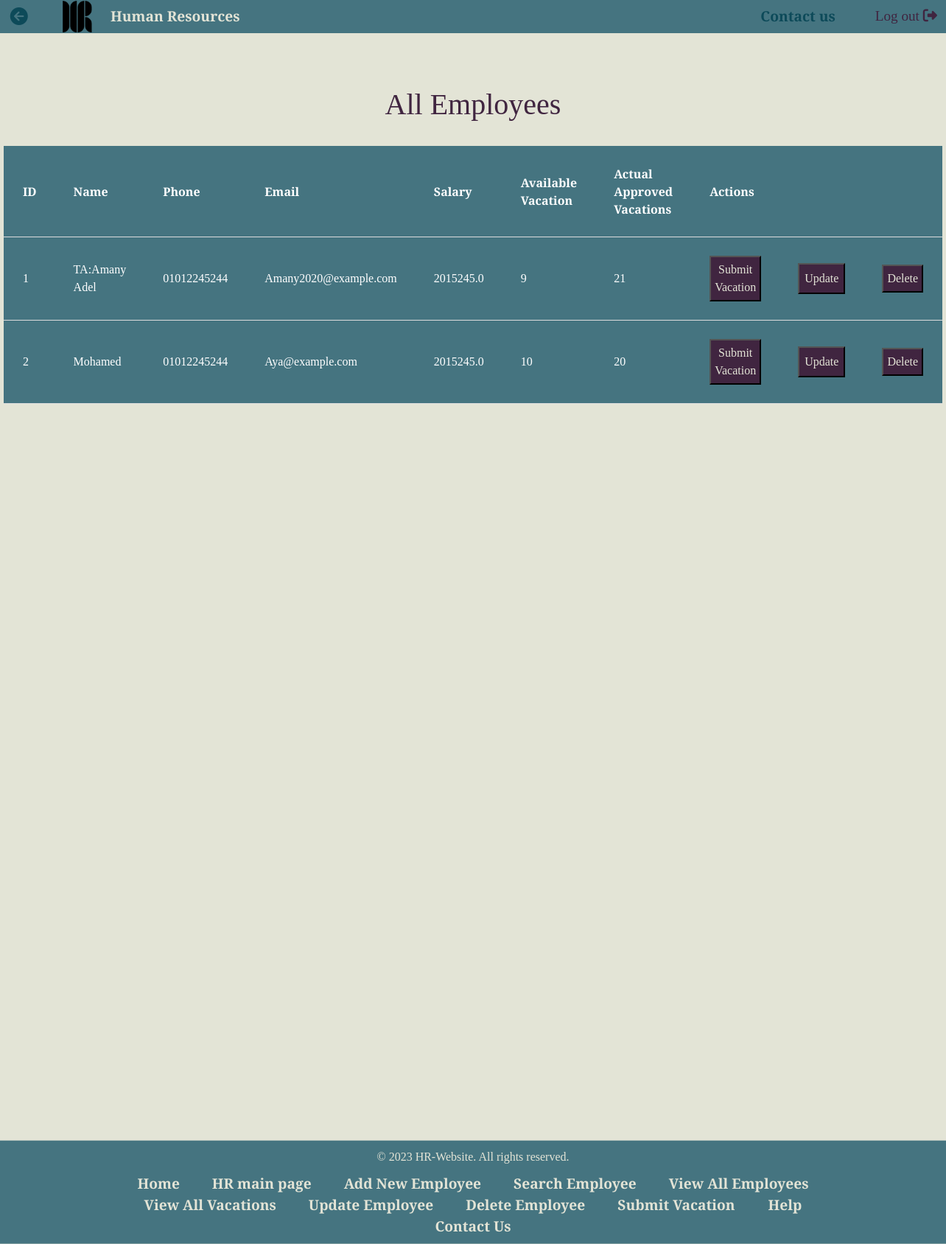
The page /AllEmployees on the database its author committed.
### members/models.py (models this page shows)
class user (models.Model):
    name = models.CharField(max_length=255)
    id = models.IntegerField().primary_key
    phone_number = models.CharField(max_length=255)
    e_mail = models.CharField(max_length=255)
    gender = models.CharField(max_length=1)
    marital = models.CharField(max_length=255)
    salary = models.FloatField()
    available_vacation = models.IntegerField()
    actual_approved_vacations = models.IntegerField()
    date = models.CharField(max_length=255)

### members/views.py (the view)
# urls.py: path('AllEmployees', views.AllEmployees, name="allEmployees"),
def AllEmployees(request):
  mymembers = user.objects.all().values()
  template = loader.get_template('All_employees.html')
  context = {
    'mymembers': mymembers,
  }
  return HttpResponse(template.render(context, request))

### members/templates/All_Employees.html (shortened to what this page needs)
{% load static %}
<!DOCTYPE html>
<html>
<head>
        <link rel="stylesheet" href="https://cdnjs.cloudflare.com/ajax/libs/font-awesome/6.4.0/css/all.min.css">
        <link rel="stylesheet" href="https://cdn.jsdelivr.net/npm/bootstrap@5.2.3/dist/css/bootstrap.min.css">
        <link href="{% static 'css/all_employees.css' %}" rel = "stylesheet">
</head>
<body>
    <header>
        <button onclick="window.history.back()" class="back"> <i class="fa-sharp fa-solid fa-circle-arrow-left"></i> </button>
        <img class="logoImg" src="{% static 'LOGO.png' %}" >
        <a href="#" class="logo">Human Resources</a>
        <nav class="navigation">
            <a href="#contact us">Contact us</a>
        </nav>
        <a href="{% url 'Projects' %}" class="lgOut"> Log out <i class="fa-solid fa-right-from-bracket"></i></a>
    </header>
    <br><br>
<h1>All Employees</h1>
    <br>
    <table>
        <thead>
            <tr>
                <th>ID</th>
                <th>Name</th>
                <th>Phone</th>
                <th>Email</th>
                <th>Salary</th>
                <th>Available Vacation</th>
                <th>Actual Approved Vacations</th>
                <th colspan="3">Actions</th>
            </tr>
            <tr>
                {% for x in mymembers %}
                <td>{{x.id}}</td>
                <td>{{x.name}}</td>
                <td>{{x.phone_number}}</td>
                <td>{{x.e_mail}}</td>
                <td>{{x.salary}}</td>
                <td>{{x.available_vacation}}</td>
                <td>{{x.actual_approved_vacations}}</td>
                <td>  <a href="{% url 'submit' %}">
                    <button class = submit> Submit Vacation</button>
                </a>
                </td>
                <td>  <a href="{% url 'updateEmployee' id=x.id %}">
                    <button class = edit >Update</button>
                </a>
                </td>
                <td>
                    <a href="delete/{{x.id}}">
                        <button class = delete>Delete</button>
                    </a>
                </td>
            </tr>
            {% endfor %}
        </thead>
    </table>
    <footer>
        <p>&copy; 2023 HR-Website. All rights reserved.</p>
        <nav>
            <a href="{% url 'Projects' %}">Home</a>
            <a href="{% url 'Main' %}">HR main page</a>
            <a href="{% url 'Register' %}">Add New Employee</a>
            <a href="{% url 'searchEmployee' %}">Search Employee</a>
            <a href="{% url 'allEmployees' %}">View All Employees</a>
            <a href="{% url 'allVacations' %}">View All Vacations</a>
            <a href="{% url 'allEmployees' %}">Update Employee</a>
            <a href="{% url 'allEmployees' %}">Delete Employee</a>
            <a href="{% url 'allEmployees' %}">Submit Vacation </a>
            <a href="#">Help</a>
            <a href="#contact-us">Contact Us</a>
        </nav>
    </footer>
</body>
</html>

### members/Static/css/all_employees.css (style rules this page uses)
* { font-family: 'Zilla Slab', serif; margin: 0; padding: 0; box-sizing: border-box; scroll-behavior: smooth; }
body { background-color: #e3e4d6; color: #e3e4d6; margin: 0; padding: 0; }
.submit { padding: 2px; }
header { background-color: #457480; width: 100%; position: fixed; padding: 1px 150px; z-index: 999; display: flex; justify-content: space-between; align-items: center; }
.back { background-color: #457480; width: 4%; position: absolute; left: 0; font-size: 1.5em; color: #0d4a59; border: none; }
.lgOut { text-decoration: none; width: 7.5%; position: absolute; right: 0; font-size: 1.2em; color: rgb(64, 37, 64); border: none; }
.logo { text-decoration: none; color: #e3e4d6; font-weight: 700; font-size: 1.2em; position: fixed; }
.logoImg { width: 40px; margin-left: -65px; }
.navigation a { text-decoration: none; color: #0d4a59; font-weight: 630; font-size: 1.2em; padding-left: 40px; }
h1 { color: rgb(64, 37, 64); text-align: center; padding-top: 70px; }
table { width: 50%; border: 1px solid #457480; color: #457480; margin-left: auto; margin-right: auto; }
thead { background-color: #457480; color: white; text-align: center; }
th, td { padding: 25px; text-align: left; border-bottom: 1px solid #ddd; }
.submit { background-color: rgb(64, 37, 64); color: #e3e4d6;; padding: 5px; }
.edit { background-color: rgb(64, 37, 64); color: #e3e4d6; padding: 7px; }
.delete { background-color: rgb(64, 37, 64); color: #e3e4d6; padding: 5px; }
footer { background-color: #457480; color: #e3e4d6; padding: 10px 150px; text-align: center; position :sticky; bottom: 0; width: 100%; margin-top: 1000px; }
footer p { margin: 0; }
footer nav { margin-top: 10px; }
footer a { text-decoration: none; color: #e3e4d6; font-weight: 630; font-size: 1.2em; padding: 0 20px; }

### rows shown on the page
user: id "1", name "TA:Amany Adel", phone_number "01012245244", e_mail "Amany2020@example.com", salary "2015245.0", available_vacation "9", actual_approved_vacations "21"
user: id "2", name "Mohamed", phone_number "01012245244", e_mail "Aya@example.com", salary "2015245.0", available_vacation "10", actual_approved_vacations "20"
